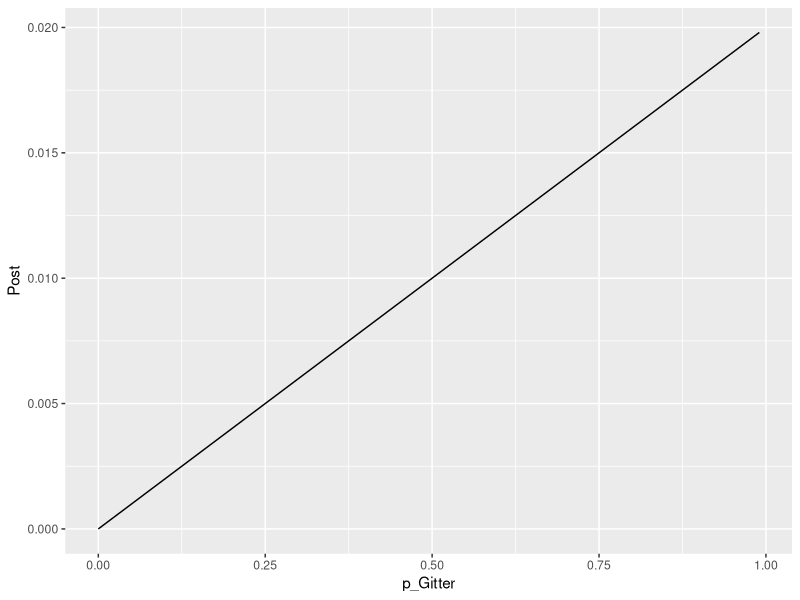

The R source for this figure:
## ---- chunk 1
knitr::opts_chunk$set(fig.pos = 'H',
                      fig.asp = 0.618,
                      fig.width = 4,
                      fig.cap = "", 
                      fig.path = "",
                      echo = FALSE,
                      message = FALSE,
                      fig.show = "hold")
## ---- chunk 2
#| message: false
library(tidyverse)
## ---- chunk 3
d <-
  tibble(
    # definiere die Hypothesen (das "Gitter"): 
    p_Gitter = 0:100 / 101,
    # bestimme den Priori-Wert:       
    Priori  = 1) %>%  
    mutate(
      # berechne Likelihood für jeden Gitterwert:
      Likelihood = p_Gitter,
      # berechen unstand. Posteriori-Werte:
      unstd_Post = Likelihood * Priori,
      # berechne stand. Posteriori-Werte (summiert zu 1):
      Post = unstd_Post / sum(unstd_Post))  
## ---- chunk 4
#| echo: false
d %>% 
  knitr::kable(digits=2)
## ---- chunk 5
ggplot(d) +
  aes(x = p_Gitter, y = Post) + 
  geom_line()
